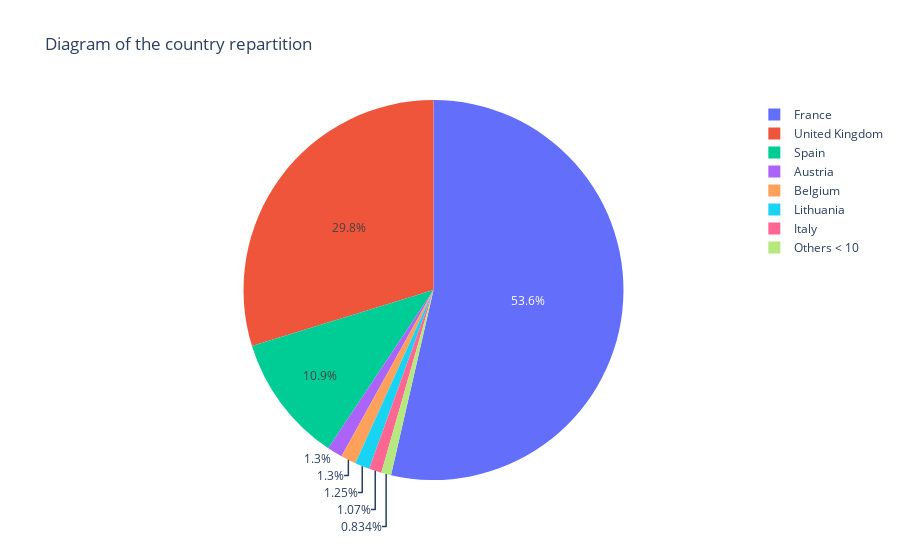

The code cell stored with this chart in its notebook:
### Markdown cell above
#### Plot the Pie

### Code cell
count_country = df['Country'].value_counts()

limit = 10
count_country['Others < 10'] = count_country[count_country < limit].sum()
count_country = count_country[count_country >= limit]

fig = px.pie(count_country, values=count_country.values, names=count_country.index, 
             title='Diagram of the country repartition')

fig.show()

### Figure 1 — Plotly figure (JSON) as saved in the notebook; plotly's stock layout.template omitted (floating-point values rounded to 4 significant figures)
{"data": [{"domain": {"x": [0, 1], "y": [0, 1]}, "hovertemplate": "Country=%{label}<br>value=%{value}<extra></extra>", "labels": ["France", "United Kingdom", "Spain", "Austria", "Belgium", "Lithuania", "Italy", "Others < 10"], "legendgroup": "", "name": "", "showlegend": true, "type": "pie", "values": [1156, 642, 235, 28, 28, 27, 23, 18]}], "layout": {"legend": {"tracegroupgap": 0}, "title": {"text": "Diagram of the country repartition"}}}
